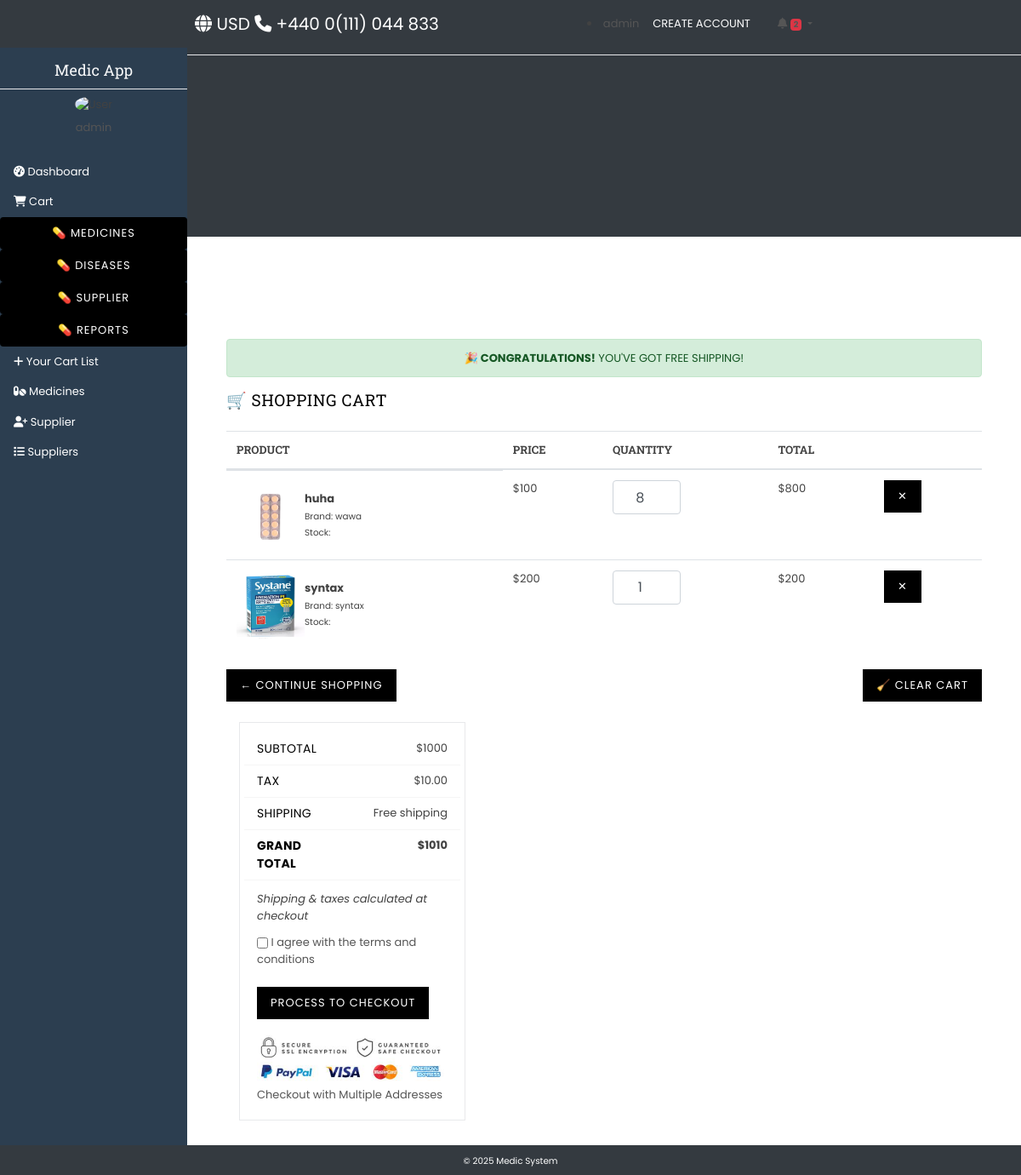
The app's page /cartlist/ (signed in) with its own data.
### ourapp/models.py (models this page shows, shortened)
class CartProduct(models.Model):
    cart = models.ForeignKey(Cart,on_delete=models.CASCADE)
    item = models.ForeignKey(Item,on_delete=models.CASCADE)
    qty = models.PositiveIntegerField(default=0)
    price = models.PositiveIntegerField(default=0)

class Item(models.Model):
    category = models.ForeignKey(Category, on_delete= models.CASCADE)
    disease = models.ForeignKey(Disease, on_delete= models.CASCADE)
    supplier = models.ForeignKey(Supplier, on_delete= models.CASCADE, blank=True, null=True)
    item_photo = models.ImageField(upload_to='photos')
    item_name = models.CharField(max_length=255)
    item_quatity =models.PositiveIntegerField()
    item_price = models.PositiveIntegerField()
    purcharse_price = models.PositiveIntegerField(default=0)
    item_description = models.TextField()
    exp_date = models.DateField()
    brand_name = models.CharField(max_length=255, blank=True, null=True)
    batch_number = models.CharField(max_length=100, blank=True, null=True)
    barcode = models.CharField(max_length=255, blank=True, null=True)
    stock_minimum = models.PositiveIntegerField(default=10)

class Cart(models.Model):
    user = models.ForeignKey(User, on_delete=models.CASCADE, related_name='carts')  # 🆕
    total_amount = models.PositiveIntegerField(default=0)
    created_date = models.DateField(default=timezone.now)
    def update_total_amount(self):
        total = sum([cp.qty * cp.item.item_price for cp in self.cartproduct_set.all()])
        self.total_amount = total
        self.save()

### ourapp/views.py (the view)
# urls.py: path('cartlist/', cart_list, name='cart_list'),
@login_required
def cart_list(request):
    user = request.user
    try:
        cart = Cart.objects.get(user=user)
        cart.update_total_amount()
        cart.refresh_from_db()
        cart_items = CartProduct.objects.filter(cart=cart)
        total = cart.total_amount
    except Cart.DoesNotExist:
        cart_items = []
        total = 0
    context = {
        'cart':cart,
        'cart_items': cart_items,
        'total': total,
    }
    return render(request, 'cart_list.html', context)

### ourapp/context_processors.py (called while the page is built)
def expiry_notifications(request):
    if request.user.is_authenticated:
        today = now().date()
        warning_date = today + timedelta(days=90)
        expiring_items = Item.objects.filter(exp_date__lte=warning_date, exp_date__gte=today)
        return {'expiring_items': expiring_items, 'expiring_count': expiring_items.count()}
    return {}

### ourapp/templatetags/cart_extras.py (called while the page is built)
@register.filter
def multiply(qty, price):
    return qty * price

### templates/cart_list.html (shortened to what this page needs)
{% extends 'base.html' %}
{% load static %}
{% load cart_extras %}
{% block content %}
<div class="container my-5">
  <div class="alert alert-success text-center">
    <strong>🎉 CONGRATULATIONS!</strong> YOU'VE GOT FREE SHIPPING!
  </div>
  <h2 class="mb-4">🛒 Shopping Cart</h2>
  <table class="table align-middle">
    <thead>
      <tr>
        <th>PRODUCT</th>
        <th>PRICE</th>
        <th>QUANTITY</th>
        <th>TOTAL</th>
        <th></th>
      </tr>
    </thead>
    <tbody>
      {% for cart in cart_items %}
      <tr>
        <td class="d-flex align-items-center gap-3">
          <img src="{{ cart.item.item_photo.url }}" width="80" height="80" class="rounded" alt="item image">
          <div>
            <strong>{{ cart.item.item_name }}</strong><br>
            <small>Brand: {{ cart.item.brand_name }}</small><br>
            <small>Stock: {{ cart.item.item_quantity }}</small>
          </div>
        </td>
        <td>${{ cart.item.item_price }}</td>
        <td>
          <form action="{% url 'update_quantity' cart.item.id %}" method="post" class="d-flex align-items-center">
            <input type="number" name="quantity" value="{{ cart.qty }}" min="1"
                   class="form-control text-center" style="width: 80px;"
                   onchange="this.form.submit()">
          </form>
        </td>
        <td>${{ cart.qty|multiply:cart.item.item_price }}</td>
        <td>
          <a href="{% url 'remove_from_cart' cart.item.id %}" class="btn btn-outline-danger btn-sm">✕</a>
        </td>
      </tr>
      {% empty %}
      <tr>
        <td colspan="5" class="text-center">Your cart is empty.</td>
      </tr>
      {% endfor %}
    </tbody>
  </table>
  {% if cart_items %}
  <div class="d-flex justify-content-between align-items-center mt-4">
    <a href="{% url 'homeview' %}" class="btn btn-dark">← Continue Shopping</a>
    <a href="{% url 'clear_cart' %}" class="btn btn-outline-danger">🧹 Clear Cart</a>
  </div>
  <div class="col-md-4 cart__footer mt-4">
    <div class="solid-border">
      <div class="row border-bottom pb-2">
        <span class="col-6 cart__subtotal-title">Subtotal</span>
        <span class="col-6 text-right">${{ cart.total_amount }}</span>
      </div>
      <div class="row border-bottom pb-2 pt-2">
        <span class="col-6 cart__subtotal-title">Tax</span>
        <span class="col-6 text-right">$10.00</span>
      </div>
      <div class="row border-bottom pb-2 pt-2">
        <span class="col-6 cart__subtotal-title">Shipping</span>
        <span class="col-6 text-right">Free shipping</span>
      </div>
      <div class="row border-bottom pb-2 pt-2">
        <span class="col-6 cart__subtotal-title"><strong>Grand Total</strong></span>
        <span class="col-6 text-right"><strong>${{ total|add:10 }}</strong></span>
      </div>
      <div class="cart__shipping">Shipping & taxes calculated at checkout</div>
      <p class="cart_tearm">
        <label>
          <input type="checkbox" name="tearm" class="checkbox" value="tearm" required="">
          I agree with the terms and conditions
        </label>
      </p>
      <a href="{% url 'checkout' %}" class="btn btn--small-wide checkout">Process to checkout</a>
      <div class="paymnet-img">
        <img src="{% static 'assets/images/payment-img.jpg' %}" alt="Payment">
      </div>
      <p><a href="#">Checkout with Multiple Addresses</a></p>
    </div>
  </div>
  {% endif %}
</div>
{% endblock %}

### templates/base.html (shortened to what this page needs)
{% load static %}
<!DOCTYPE html>
<html lang="en">
<head>
  <link rel="stylesheet" href="{% static 'assets/css/plugins.css' %}" />
  <link rel="stylesheet" href="{% static 'assets/css/bootstrap.min.css' %}" />
  <link rel="stylesheet" href="{% static 'assets/css/style.css' %}" />
  <link rel="stylesheet" href="{% static 'assets/css/responsive.css' %}" />
  <link href="https://cdnjs.cloudflare.com/ajax/libs/font-awesome/6.4.0/css/all.min.css" rel="stylesheet" />
</head>
<body>
  <nav class="navbar navbar-expand-lg navbar-dark bg-dark fixed-top">
    <div class="container-fluid">
      <div class="navbar-brand">
        <i class="fas fa-globe"></i> USD
        <i class="fas fa-phone ms-3"></i> +440 0(111) 044 833
      </div>
      <div class="ms-auto d-flex align-items-center">
        {% if request.user is not anonymounsuser %}
        <li><a href="">{{request.user}}</a></li>
        {% else %}
        <li><a href="">logout</a></li>
        {% endif %}
        <a href="{% url 'customer_register' %}" class="nav-link text-white">CREATE ACCOUNT</a>
        <div class="dropdown position-relative">
          <a class="nav-link dropdown-toggle position-relative" href="#" role="button" data-bs-toggle="dropdown">
            <i class="fas fa-bell"></i>
            {% if expiring_count > 0 %}
            <span class="badge bg-danger">{{ expiring_count }}</span>
            {% endif %}
          </a>
        </div>
      </div>
    </div>
  </nav>
  <div class="offcanvas offcanvas-start" tabindex="-1" id="offcanvasSidebar">
    <div class="offcanvas-body bg-dark text-white p-0">
      <h5 class="p-3">Medic App</h5>
      <hr class="m-0 bg-secondary">
      <nav class="nav flex-column">
        <a class="nav-link text-white" href=""> Dashboard</a>
        <a class="nav-link text-white" href=""> Cart</a>
        <a class="nav-link text-white" href=""> Add Medicine</a>
        <a class="nav-link text-white" href=""> Medicines</a>
        <a class="nav-link text-white" href=""> Supplier</a>
        <a class="nav-link text-white" href=""> Suppliers</a>
      </nav>
    </div>
  </div>
  <div class="sidebar-desktop">
    <h5 class="text-center text-light">Medic App</h5>
    <hr class="bg-secondary my-2">
    <div class="text-center mb-4">
      <img src="" alt="User" class="rounded-circle mb-2" />
      <p class="mb-0">{{ request.user.username }}</p>
    </div>
    <nav class="nav flex-column">
      <a class="nav-link text-white" href=""><i class="fas fa-tachometer-alt"></i> Dashboard</a>
      <a class="nav-link text-white" href=""><i class="fas fa-shopping-cart"></i> Cart</a>
      <button class="btn btn-toggle align-items-center rounded collapsed text-white ps-3 text-start"
             data-bs-toggle="collapse" data-bs-target="#medicine-collapse" aria-expanded="false">
       💊 Medicines
    </button>
      <button class="btn btn-toggle align-items-center rounded collapsed text-white ps-3 text-start"
             data-bs-toggle="collapse" data-bs-target="#diseases-collapse" aria-expanded="false">
       💊 Diseases
    </button>
        <button class="btn btn-toggle align-items-center rounded collapsed text-white ps-3 text-start"
             data-bs-toggle="collapse" data-bs-target="#supplier-collapse" aria-expanded="false">
       💊 Supplier
    </button>
       <button class="btn btn-toggle align-items-center rounded collapsed text-white ps-3 text-start"
             data-bs-toggle="collapse" data-bs-target="#supplier-collapse" aria-expanded="false">
       💊 Reports
    </button>
      <a class="nav-link text-white" href="{% url 'cart_list' %}"><i class="fas fa-plus"></i> Your Cart List</a>
      <a class="nav-link text-white" href=""><i class="fas fa-pills"></i> Medicines</a>
      <a class="nav-link text-white" href=""><i class="fas fa-user-plus"></i> Supplier</a>
      <a class="nav-link text-white" href=""><i class="fas fa-list"></i> Suppliers</a>
    </nav>
  </div>
  <div class="content-wrapper">
    {% block content %}{% endblock content %}
  </div>
  <footer class="bg-dark text-white text-center py-2 fixed-bottom">
    <small>&copy; 2025 Medic System</small>
  </footer>
</body>
</html>

### templates/base.html (style rules this page uses)
body { margin: 0; padding: 0; }
.sidebar-desktop { width: 220px; position: fixed; top: 56px; bottom: 0; background: #2c3e50; overflow-y: auto; padding-top: 1rem; }
.content-wrapper { margin-left: 220px; padding: 1rem; margin-top: 56px; }

### records on screen
CartProduct: item.item_photo (picture), item.item_name "huha", item.brand_name "wawa", item.item_price "100", quantity "8", qty|multiply "800"
CartProduct: item.item_photo (picture), item.item_name "syntax", item.brand_name "syntax", item.item_price "200", quantity "1", qty|multiply "200"
Cart: total_amount "1000"

### other values on screen
{{ request.user }} "admin"
{{ expiring_count }} "2"
{{ request.user.username }} "admin"
{{ total|add:10 }} "1010"
